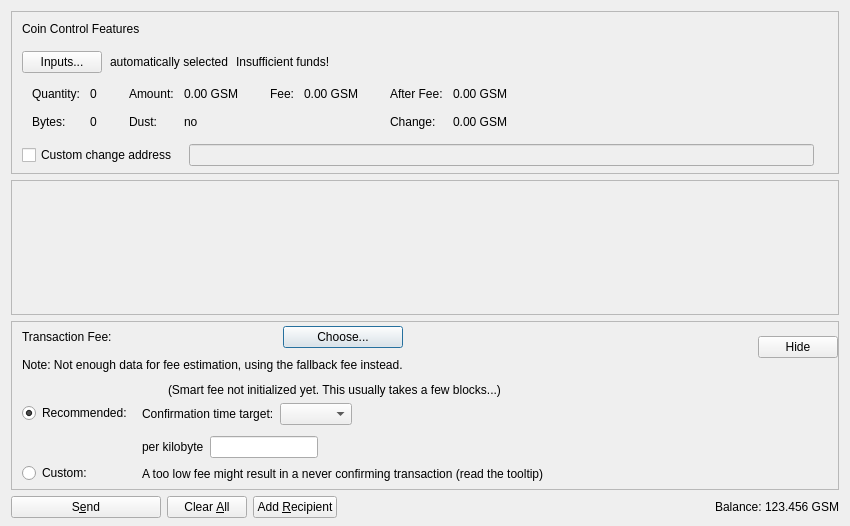
<?xml version="1.0" encoding="UTF-8"?>
<ui version="4.0">
 <class>SendCoinsDialog</class>
 <widget class="QDialog" name="SendCoinsDialog">
  <property name="geometry">
   <rect>
    <x>0</x>
    <y>0</y>
    <width>850</width>
    <height>526</height>
   </rect>
  </property>
  <property name="windowTitle">
   <string>Send Coins</string>
  </property>
  <layout class="QVBoxLayout" name="verticalLayout" stretch="0,1,0,0">
   <property name="bottomMargin">
    <number>8</number>
   </property>
   <item>
    <widget class="QFrame" name="frameCoinControl">
     <property name="sizePolicy">
      <sizepolicy hsizetype="Expanding" vsizetype="Expanding">
       <horstretch>0</horstretch>
       <verstretch>0</verstretch>
      </sizepolicy>
     </property>
     <property name="maximumSize">
      <size>
       <width>16777215</width>
       <height>16777215</height>
      </size>
     </property>
     <property name="frameShape">
      <enum>QFrame::StyledPanel</enum>
     </property>
     <property name="frameShadow">
      <enum>QFrame::Sunken</enum>
     </property>
     <layout class="QVBoxLayout" name="verticalLayoutCoinControl2">
      <property name="spacing">
       <number>0</number>
      </property>
      <property name="leftMargin">
       <number>0</number>
      </property>
      <property name="topMargin">
       <number>0</number>
      </property>
      <property name="rightMargin">
       <number>0</number>
      </property>
      <property name="bottomMargin">
       <number>6</number>
      </property>
      <item>
       <layout class="QVBoxLayout" name="verticalLayoutCoinControl" stretch="0,0,0,0,1">
        <property name="spacing">
         <number>0</number>
        </property>
        <property name="leftMargin">
         <number>10</number>
        </property>
        <property name="topMargin">
         <number>10</number>
        </property>
        <item>
         <layout class="QHBoxLayout" name="horizontalLayoutCoinControl1">
          <property name="bottomMargin">
           <number>15</number>
          </property>
          <item>
           <widget class="QLabel" name="labelCoinControlFeatures">
            <property name="sizePolicy">
             <sizepolicy hsizetype="Preferred" vsizetype="Maximum">
              <horstretch>0</horstretch>
              <verstretch>0</verstretch>
             </sizepolicy>
            </property>
            <property name="text">
             <string>Coin Control Features</string>
            </property>
           </widget>
          </item>
         </layout>
        </item>
        <item>
         <layout class="QHBoxLayout" name="horizontalLayoutCoinControl2" stretch="0,0,0,0">
          <property name="spacing">
           <number>8</number>
          </property>
          <property name="bottomMargin">
           <number>10</number>
          </property>
          <item>
           <widget class="QPushButton" name="pushButtonCoinControl">
            <property name="styleSheet">
             <string notr="true"/>
            </property>
            <property name="text">
             <string>Inputs...</string>
            </property>
            <property name="autoDefault">
             <bool>false</bool>
            </property>
           </widget>
          </item>
          <item>
           <widget class="QLabel" name="labelCoinControlAutomaticallySelected">
            <property name="text">
             <string>automatically selected</string>
            </property>
            <property name="margin">
             <number>5</number>
            </property>
           </widget>
          </item>
          <item>
           <widget class="QLabel" name="labelCoinControlInsuffFunds">
            <property name="text">
             <string>Insufficient funds!</string>
            </property>
            <property name="margin">
             <number>5</number>
            </property>
           </widget>
          </item>
          <item>
           <spacer name="horizontalSpacerCoinControl">
            <property name="orientation">
             <enum>Qt::Horizontal</enum>
            </property>
            <property name="sizeHint" stdset="0">
             <size>
              <width>40</width>
              <height>1</height>
             </size>
            </property>
           </spacer>
          </item>
         </layout>
        </item>
        <item>
         <widget class="QWidget" name="widgetCoinControl" native="true">
          <property name="sizePolicy">
           <sizepolicy hsizetype="Preferred" vsizetype="Preferred">
            <horstretch>0</horstretch>
            <verstretch>0</verstretch>
           </sizepolicy>
          </property>
          <property name="minimumSize">
           <size>
            <width>0</width>
            <height>0</height>
           </size>
          </property>
          <property name="styleSheet">
           <string notr="true"/>
          </property>
          <layout class="QHBoxLayout" name="horizontalLayoutCoinControl5">
           <property name="leftMargin">
            <number>0</number>
           </property>
           <property name="topMargin">
            <number>0</number>
           </property>
           <property name="rightMargin">
            <number>0</number>
           </property>
           <property name="bottomMargin">
            <number>0</number>
           </property>
           <item>
            <layout class="QHBoxLayout" name="horizontalLayoutCoinControl3" stretch="0,0,0,1">
             <property name="spacing">
              <number>20</number>
             </property>
             <property name="topMargin">
              <number>0</number>
             </property>
             <property name="bottomMargin">
              <number>10</number>
             </property>
             <item>
              <layout class="QFormLayout" name="formLayoutCoinControl1">
               <property name="horizontalSpacing">
                <number>10</number>
               </property>
               <property name="verticalSpacing">
                <number>14</number>
               </property>
               <property name="leftMargin">
                <number>10</number>
               </property>
               <property name="topMargin">
                <number>4</number>
               </property>
               <property name="rightMargin">
                <number>6</number>
               </property>
               <item row="0" column="0">
                <widget class="QLabel" name="labelCoinControlQuantityText">
                 <property name="text">
                  <string>Quantity:</string>
                 </property>
                 <property name="margin">
                  <number>0</number>
                 </property>
                </widget>
               </item>
               <item row="0" column="1">
                <widget class="QLabel" name="labelCoinControlQuantity">
                 <property name="cursor">
                  <cursorShape>IBeamCursor</cursorShape>
                 </property>
                 <property name="contextMenuPolicy">
                  <enum>Qt::ActionsContextMenu</enum>
                 </property>
                 <property name="text">
                  <string notr="true">0</string>
                 </property>
                 <property name="margin">
                  <number>0</number>
                 </property>
                 <property name="textInteractionFlags">
                  <set>Qt::LinksAccessibleByMouse|Qt::TextSelectableByKeyboard|Qt::TextSelectableByMouse</set>
                 </property>
                </widget>
               </item>
               <item row="1" column="0">
                <widget class="QLabel" name="labelCoinControlBytesText">
                 <property name="text">
                  <string>Bytes:</string>
                 </property>
                </widget>
               </item>
               <item row="1" column="1">
                <widget class="QLabel" name="labelCoinControlBytes">
                 <property name="cursor">
                  <cursorShape>IBeamCursor</cursorShape>
                 </property>
                 <property name="contextMenuPolicy">
                  <enum>Qt::ActionsContextMenu</enum>
                 </property>
                 <property name="text">
                  <string notr="true">0</string>
                 </property>
                 <property name="textInteractionFlags">
                  <set>Qt::LinksAccessibleByMouse|Qt::TextSelectableByKeyboard|Qt::TextSelectableByMouse</set>
                 </property>
                </widget>
               </item>
              </layout>
             </item>
             <item>
              <layout class="QFormLayout" name="formLayoutCoinControl2">
               <property name="horizontalSpacing">
                <number>10</number>
               </property>
               <property name="verticalSpacing">
                <number>14</number>
               </property>
               <property name="leftMargin">
                <number>6</number>
               </property>
               <property name="topMargin">
                <number>4</number>
               </property>
               <property name="rightMargin">
                <number>6</number>
               </property>
               <item row="0" column="0">
                <widget class="QLabel" name="labelCoinControlAmountText">
                 <property name="text">
                  <string>Amount:</string>
                 </property>
                 <property name="margin">
                  <number>0</number>
                 </property>
                </widget>
               </item>
               <item row="0" column="1">
                <widget class="QLabel" name="labelCoinControlAmount">
                 <property name="cursor">
                  <cursorShape>IBeamCursor</cursorShape>
                 </property>
                 <property name="contextMenuPolicy">
                  <enum>Qt::ActionsContextMenu</enum>
                 </property>
                 <property name="text">
                  <string notr="true">0.00 GSM</string>
                 </property>
                 <property name="textInteractionFlags">
                  <set>Qt::LinksAccessibleByMouse|Qt::TextSelectableByKeyboard|Qt::TextSelectableByMouse</set>
                 </property>
                </widget>
               </item>
               <item row="1" column="0">
                <widget class="QLabel" name="labelCoinControlLowOutputText">
                 <property name="text">
                  <string>Dust:</string>
                 </property>
                </widget>
               </item>
               <item row="1" column="1">
                <widget class="QLabel" name="labelCoinControlLowOutput">
                 <property name="cursor">
                  <cursorShape>IBeamCursor</cursorShape>
                 </property>
                 <property name="contextMenuPolicy">
                  <enum>Qt::ActionsContextMenu</enum>
                 </property>
                 <property name="text">
                  <string notr="true">no</string>
                 </property>
                 <property name="textInteractionFlags">
                  <set>Qt::LinksAccessibleByMouse|Qt::TextSelectableByKeyboard|Qt::TextSelectableByMouse</set>
                 </property>
                </widget>
               </item>
              </layout>
             </item>
             <item>
              <layout class="QFormLayout" name="formLayoutCoinControl3">
               <property name="horizontalSpacing">
                <number>10</number>
               </property>
               <property name="verticalSpacing">
                <number>14</number>
               </property>
               <property name="leftMargin">
                <number>6</number>
               </property>
               <property name="topMargin">
                <number>4</number>
               </property>
               <property name="rightMargin">
                <number>6</number>
               </property>
               <item row="0" column="0">
                <widget class="QLabel" name="labelCoinControlFeeText">
                 <property name="text">
                  <string>Fee:</string>
                 </property>
                 <property name="margin">
                  <number>0</number>
                 </property>
                </widget>
               </item>
               <item row="0" column="1">
                <widget class="QLabel" name="labelCoinControlFee">
                 <property name="cursor">
                  <cursorShape>IBeamCursor</cursorShape>
                 </property>
                 <property name="contextMenuPolicy">
                  <enum>Qt::ActionsContextMenu</enum>
                 </property>
                 <property name="text">
                  <string notr="true">0.00 GSM</string>
                 </property>
                 <property name="textInteractionFlags">
                  <set>Qt::LinksAccessibleByMouse|Qt::TextSelectableByKeyboard|Qt::TextSelectableByMouse</set>
                 </property>
                </widget>
               </item>
              </layout>
             </item>
             <item>
              <layout class="QFormLayout" name="formLayoutCoinControl4">
               <property name="horizontalSpacing">
                <number>10</number>
               </property>
               <property name="verticalSpacing">
                <number>14</number>
               </property>
               <property name="leftMargin">
                <number>6</number>
               </property>
               <property name="topMargin">
                <number>4</number>
               </property>
               <property name="rightMargin">
                <number>6</number>
               </property>
               <item row="0" column="0">
                <widget class="QLabel" name="labelCoinControlAfterFeeText">
                 <property name="text">
                  <string>After Fee:</string>
                 </property>
                 <property name="margin">
                  <number>0</number>
                 </property>
                </widget>
               </item>
               <item row="0" column="1">
                <widget class="QLabel" name="labelCoinControlAfterFee">
                 <property name="cursor">
                  <cursorShape>IBeamCursor</cursorShape>
                 </property>
                 <property name="contextMenuPolicy">
                  <enum>Qt::ActionsContextMenu</enum>
                 </property>
                 <property name="text">
                  <string notr="true">0.00 GSM</string>
                 </property>
                 <property name="textInteractionFlags">
                  <set>Qt::LinksAccessibleByMouse|Qt::TextSelectableByKeyboard|Qt::TextSelectableByMouse</set>
                 </property>
                </widget>
               </item>
               <item row="1" column="0">
                <widget class="QLabel" name="labelCoinControlChangeText">
                 <property name="text">
                  <string>Change:</string>
                 </property>
                </widget>
               </item>
               <item row="1" column="1">
                <widget class="QLabel" name="labelCoinControlChange">
                 <property name="cursor">
                  <cursorShape>IBeamCursor</cursorShape>
                 </property>
                 <property name="contextMenuPolicy">
                  <enum>Qt::ActionsContextMenu</enum>
                 </property>
                 <property name="text">
                  <string notr="true">0.00 GSM</string>
                 </property>
                 <property name="textInteractionFlags">
                  <set>Qt::LinksAccessibleByMouse|Qt::TextSelectableByKeyboard|Qt::TextSelectableByMouse</set>
                 </property>
                </widget>
               </item>
              </layout>
             </item>
            </layout>
           </item>
          </layout>
         </widget>
        </item>
        <item>
         <layout class="QHBoxLayout" name="horizontalLayoutCoinControl4" stretch="0,0,0">
          <property name="spacing">
           <number>12</number>
          </property>
          <property name="sizeConstraint">
           <enum>QLayout::SetDefaultConstraint</enum>
          </property>
          <property name="topMargin">
           <number>5</number>
          </property>
          <property name="rightMargin">
           <number>5</number>
          </property>
          <item>
           <widget class="QCheckBox" name="checkBoxCoinControlChange">
            <property name="toolTip">
             <string>If this is activated, but the change address is empty or invalid, change will be sent to a newly generated address.</string>
            </property>
            <property name="text">
             <string>Custom change address</string>
            </property>
           </widget>
          </item>
          <item>
           <widget class="QValidatedLineEdit" name="lineEditCoinControlChange">
            <property name="enabled">
             <bool>false</bool>
            </property>
            <property name="sizePolicy">
             <sizepolicy hsizetype="Expanding" vsizetype="Fixed">
              <horstretch>0</horstretch>
              <verstretch>0</verstretch>
             </sizepolicy>
            </property>
           </widget>
          </item>
          <item>
           <widget class="QLabel" name="labelCoinControlChangeLabel">
            <property name="sizePolicy">
             <sizepolicy hsizetype="Preferred" vsizetype="Expanding">
              <horstretch>0</horstretch>
              <verstretch>0</verstretch>
             </sizepolicy>
            </property>
            <property name="minimumSize">
             <size>
              <width>0</width>
              <height>0</height>
             </size>
            </property>
            <property name="text">
             <string/>
            </property>
            <property name="margin">
             <number>3</number>
            </property>
           </widget>
          </item>
         </layout>
        </item>
        <item>
         <spacer name="verticalSpacerCoinControl">
          <property name="orientation">
           <enum>Qt::Vertical</enum>
          </property>
          <property name="sizeHint" stdset="0">
           <size>
            <width>800</width>
            <height>1</height>
           </size>
          </property>
         </spacer>
        </item>
       </layout>
      </item>
     </layout>
    </widget>
   </item>
   <item>
    <widget class="QScrollArea" name="scrollArea">
     <property name="widgetResizable">
      <bool>true</bool>
     </property>
     <widget class="QWidget" name="scrollAreaWidgetContents">
      <property name="geometry">
       <rect>
        <x>0</x>
        <y>0</y>
        <width>830</width>
        <height>104</height>
       </rect>
      </property>
      <layout class="QVBoxLayout" name="verticalLayout_2" stretch="0,1">
       <property name="leftMargin">
        <number>0</number>
       </property>
       <property name="topMargin">
        <number>0</number>
       </property>
       <property name="rightMargin">
        <number>0</number>
       </property>
       <property name="bottomMargin">
        <number>0</number>
       </property>
       <item>
        <layout class="QVBoxLayout" name="entries">
         <property name="spacing">
          <number>6</number>
         </property>
        </layout>
       </item>
       <item>
        <spacer name="verticalSpacer">
         <property name="orientation">
          <enum>Qt::Vertical</enum>
         </property>
         <property name="sizeHint" stdset="0">
          <size>
           <width>20</width>
           <height>40</height>
          </size>
         </property>
        </spacer>
       </item>
      </layout>
     </widget>
    </widget>
   </item>
   <item>
    <widget class="QFrame" name="frameFee">
     <property name="sizePolicy">
      <sizepolicy hsizetype="Expanding" vsizetype="Expanding">
       <horstretch>0</horstretch>
       <verstretch>0</verstretch>
      </sizepolicy>
     </property>
     <property name="maximumSize">
      <size>
       <width>16777215</width>
       <height>16777215</height>
      </size>
     </property>
     <property name="frameShape">
      <enum>QFrame::StyledPanel</enum>
     </property>
     <property name="frameShadow">
      <enum>QFrame::Sunken</enum>
     </property>
     <layout class="QVBoxLayout" name="verticalLayoutFee1">
      <property name="spacing">
       <number>0</number>
      </property>
      <property name="leftMargin">
       <number>0</number>
      </property>
      <property name="topMargin">
       <number>0</number>
      </property>
      <property name="rightMargin">
       <number>0</number>
      </property>
      <property name="bottomMargin">
       <number>0</number>
      </property>
      <item>
       <layout class="QVBoxLayout" name="verticalLayoutFee2" stretch="0,0,0">
        <property name="spacing">
         <number>0</number>
        </property>
        <property name="leftMargin">
         <number>10</number>
        </property>
        <property name="topMargin">
         <number>0</number>
        </property>
        <item>
         <layout class="QHBoxLayout" name="horizontalLayoutFee1">
          <property name="bottomMargin">
           <number>0</number>
          </property>
          <item>
           <layout class="QVBoxLayout" name="verticalLayoutFee7">
            <property name="spacing">
             <number>0</number>
            </property>
            <item>
             <spacer name="verticalSpacerSmartFee">
              <property name="orientation">
               <enum>Qt::Vertical</enum>
              </property>
              <property name="sizeType">
               <enum>QSizePolicy::Fixed</enum>
              </property>
              <property name="sizeHint" stdset="0">
               <size>
                <width>1</width>
                <height>4</height>
               </size>
              </property>
             </spacer>
            </item>
            <item>
             <layout class="QHBoxLayout" name="horizontalLayoutSmartFee">
              <property name="spacing">
               <number>10</number>
              </property>
              <item>
               <widget class="QLabel" name="labelFeeHeadline">
                <property name="sizePolicy">
                 <sizepolicy hsizetype="Preferred" vsizetype="Maximum">
                  <horstretch>0</horstretch>
                  <verstretch>0</verstretch>
                 </sizepolicy>
                </property>
                <property name="text">
                 <string>Transaction Fee:</string>
                </property>
               </widget>
              </item>
              <item>
               <widget class="QLabel" name="labelFeeMinimized">
                <property name="text">
                 <string/>
                </property>
               </widget>
              </item>
              <item>
               <widget class="QPushButton" name="buttonChooseFee">
                <property name="text">
                 <string>Choose...</string>
                </property>
               </widget>
              </item>
             </layout>
            </item>
            <item>
             <spacer name="verticalSpacer_7">
              <property name="orientation">
               <enum>Qt::Vertical</enum>
              </property>
              <property name="sizeHint" stdset="0">
               <size>
                <width>1</width>
                <height>10</height>
               </size>
              </property>
             </spacer>
            </item>
            <item>
             <widget class="QLabel" name="fallbackFeeWarningLabel">
              <property name="toolTip">
               <string>Using the fallbackfee can result in sending a transaction that will take several hours or days (or never) to confirm. Consider choosing your fee manually or wait until you have validated the complete chain.</string>
              </property>
              <property name="text">
               <string>Note: Not enough data for fee estimation, using the fallback fee instead.</string>
              </property>
              <property name="wordWrap">
               <bool>false</bool>
              </property>
             </widget>
            </item>
            <item>
             <spacer name="verticalSpacer_5">
              <property name="orientation">
               <enum>Qt::Vertical</enum>
              </property>
              <property name="sizeHint" stdset="0">
               <size>
                <width>1</width>
                <height>1</height>
               </size>
              </property>
             </spacer>
            </item>
           </layout>
          </item>
          <item>
           <spacer name="horizontalSpacer_4">
            <property name="orientation">
             <enum>Qt::Horizontal</enum>
            </property>
            <property name="sizeHint" stdset="0">
             <size>
              <width>1</width>
              <height>1</height>
             </size>
            </property>
           </spacer>
          </item>
          <item>
           <widget class="QPushButton" name="buttonMinimizeFee">
            <property name="toolTip">
             <string>Hide transaction fee settings</string>
            </property>
            <property name="text">
             <string>Hide</string>
            </property>
           </widget>
          </item>
         </layout>
        </item>
        <item>
         <widget class="QFrame" name="frameFeeSelection">
          <layout class="QVBoxLayout" name="verticalLayoutFee12">
           <property name="spacing">
            <number>0</number>
           </property>
           <property name="leftMargin">
            <number>0</number>
           </property>
           <property name="topMargin">
            <number>0</number>
           </property>
           <property name="rightMargin">
            <number>0</number>
           </property>
           <property name="bottomMargin">
            <number>0</number>
           </property>
           <item>
            <layout class="QGridLayout" name="gridLayoutFee">
             <property name="topMargin">
              <number>10</number>
             </property>
             <property name="bottomMargin">
              <number>4</number>
             </property>
             <property name="horizontalSpacing">
              <number>10</number>
             </property>
             <property name="verticalSpacing">
              <number>4</number>
             </property>
             <item row="1" column="1">
              <layout class="QVBoxLayout" name="verticalLayoutFee8">
               <property name="spacing">
                <number>6</number>
               </property>
               <property name="topMargin">
                <number>3</number>
               </property>
               <item>
                <layout class="QHBoxLayout" name="horizontalLayoutFee13" stretch="0,0,1">
                 <item>
                  <widget class="QLabel" name="labelCustomPerKilobyte">
                   <property name="toolTip">
                    <string>If the custom fee is set to 1000 GymnasiumS and the transaction is only 250 bytes, then &quot;per kilobyte&quot; only pays 250 GymnasiumS in fee,&lt;br /&gt;while &quot;at least&quot; pays 1000 GymnasiumS. For transactions bigger than a kilobyte both pay by kilobyte.</string>
                   </property>
                   <property name="text">
                    <string>per kilobyte</string>
                   </property>
                  </widget>
                 </item>
                 <item>
                  <widget class="BitcoinAmountField" name="customFee"/>
                 </item>
                 <item>
                  <spacer name="horizontalSpacer_6">
                   <property name="orientation">
                    <enum>Qt::Horizontal</enum>
                   </property>
                   <property name="sizeHint" stdset="0">
                    <size>
                     <width>1</width>
                     <height>1</height>
                    </size>
                   </property>
                  </spacer>
                 </item>
                </layout>
               </item>
               <item>
                <layout class="QHBoxLayout" name="horizontalLayoutFee8">
                 <item>
                  <widget class="QLabel" name="labelCustomFeeWarning">
                   <property name="enabled">
                    <bool>true</bool>
                   </property>
                   <property name="toolTip">
                    <string>When there is less transaction volume than space in the blocks, miners as well as relaying nodes may enforce a minimum fee. Paying only this minimum fee is just fine, but be aware that this can result in a never confirming transaction once there is more demand for gymnasium transactions than the network can process.</string>
                   </property>
                   <property name="text">
                    <string>A too low fee might result in a never confirming transaction (read the tooltip)</string>
                   </property>
                  </widget>
                 </item>
                 <item>
                  <spacer name="horizontalSpacer_2">
                   <property name="orientation">
                    <enum>Qt::Horizontal</enum>
                   </property>
                   <property name="sizeHint" stdset="0">
                    <size>
                     <width>1</width>
                     <height>1</height>
                    </size>
                   </property>
                  </spacer>
                 </item>
                </layout>
               </item>
              </layout>
             </item>
             <item row="0" column="0">
              <layout class="QVBoxLayout" name="verticalLayoutFee4" stretch="0,1">
               <property name="topMargin">
                <number>20</number>
               </property>
               <property name="bottomMargin">
                <number>3</number>
               </property>
               <item>
                <widget class="QRadioButton" name="radioSmartFee">
                 <property name="text">
                  <string>Recommended:</string>
                 </property>
                 <property name="checked">
                  <bool>true</bool>
                 </property>
                 <attribute name="buttonGroup">
                  <string notr="true">groupFee</string>
                 </attribute>
                </widget>
               </item>
               <item>
                <spacer name="verticalSpacer_2">
                 <property name="orientation">
                  <enum>Qt::Vertical</enum>
                 </property>
                 <property name="sizeHint" stdset="0">
                  <size>
                   <width>1</width>
                   <height>1</height>
                  </size>
                 </property>
                </spacer>
               </item>
              </layout>
             </item>
             <item row="1" column="0">
              <layout class="QVBoxLayout" name="verticalLayoutFee9" stretch="0,1">
               <property name="topMargin">
                <number>30</number>
               </property>
               <item>
                <widget class="QRadioButton" name="radioCustomFee">
                 <property name="text">
                  <string>Custom:</string>
                 </property>
                 <attribute name="buttonGroup">
                  <string notr="true">groupFee</string>
                 </attribute>
                </widget>
               </item>
               <item>
                <spacer name="verticalSpacer_6">
                 <property name="orientation">
                  <enum>Qt::Vertical</enum>
                 </property>
                 <property name="sizeHint" stdset="0">
                  <size>
                   <width>1</width>
                   <height>1</height>
                  </size>
                 </property>
                </spacer>
               </item>
              </layout>
             </item>
             <item row="0" column="1">
              <layout class="QVBoxLayout" name="verticalLayoutFee3" stretch="0,0,1">
               <property name="spacing">
                <number>6</number>
               </property>
               <property name="topMargin">
                <number>0</number>
               </property>
               <property name="bottomMargin">
                <number>3</number>
               </property>
               <item>
                <layout class="QHBoxLayout" name="horizontalLayoutFee12">
                 <item>
                  <widget class="QLabel" name="labelSmartFee">
                   <property name="text">
                    <string/>
                   </property>
                  </widget>
                 </item>
                 <item>
                  <widget class="QLabel" name="labelFeeEstimation">
                   <property name="text">
                    <string/>
                   </property>
                  </widget>
                 </item>
                 <item>
                  <widget class="QLabel" name="labelSmartFee2">
                   <property name="text">
                    <string>(Smart fee not initialized yet. This usually takes a few blocks...)</string>
                   </property>
                  </widget>
                 </item>
                 <item>
                  <spacer name="horizontalSpacer_5">
                   <property name="orientation">
                    <enum>Qt::Horizontal</enum>
                   </property>
                   <property name="sizeHint" stdset="0">
                    <size>
                     <width>1</width>
                     <height>1</height>
                    </size>
                   </property>
                  </spacer>
                 </item>
                </layout>
               </item>
               <item>
                <layout class="QHBoxLayout" name="horizontalLayoutFee9">
                 <item>
                  <layout class="QVBoxLayout" name="verticalLayoutFee6">
                   <item>
                    <widget class="QLabel" name="labelSmartFee3">
                     <property name="text">
                      <string>Confirmation time target:</string>
                     </property>
                    </widget>
                   </item>
                  </layout>
                 </item>
                 <item>
                  <layout class="QVBoxLayout" name="verticalLayoutFee5">
                   <property name="rightMargin">
                    <number>30</number>
                   </property>
                   <item>
                    <layout class="QHBoxLayout" name="horizontalLayoutConfTarget">
                     <property name="bottomMargin">
                      <number>0</number>
                     </property>
                     <item>
                      <widget class="QComboBox" name="confTargetSelector"/>
                     </item>
                     <item>
                      <spacer name="horizontalSpacerConfTarget">
                       <property name="orientation">
                        <enum>Qt::Horizontal</enum>
                       </property>
                       <property name="sizeHint" stdset="0">
                        <size>
                         <width>40</width>
                         <height>20</height>
                        </size>
                       </property>
                      </spacer>
                     </item>
                    </layout>
                   </item>
                  </layout>
                 </item>
                </layout>
               </item>
               <item>
                <spacer name="verticalSpacer_4">
                 <property name="orientation">
                  <enum>Qt::Vertical</enum>
                 </property>
                 <property name="sizeHint" stdset="0">
                  <size>
                   <width>1</width>
                   <height>1</height>
                  </size>
                 </property>
                </spacer>
               </item>
              </layout>
             </item>
            </layout>
           </item>
          </layout>
         </widget>
        </item>
        <item>
         <spacer name="verticalSpacerFee">
          <property name="orientation">
           <enum>Qt::Vertical</enum>
          </property>
          <property name="sizeHint" stdset="0">
           <size>
            <width>800</width>
            <height>1</height>
           </size>
          </property>
         </spacer>
        </item>
       </layout>
      </item>
     </layout>
    </widget>
   </item>
   <item>
    <layout class="QHBoxLayout" name="horizontalLayout">
     <item>
      <widget class="QPushButton" name="sendButton">
       <property name="minimumSize">
        <size>
         <width>150</width>
         <height>0</height>
        </size>
       </property>
       <property name="toolTip">
        <string>Confirm the send action</string>
       </property>
       <property name="text">
        <string>S&amp;end</string>
       </property>
       <property name="autoDefault">
        <bool>false</bool>
       </property>
       <property name="default">
        <bool>false</bool>
       </property>
      </widget>
     </item>
     <item>
      <widget class="QPushButton" name="clearButton">
       <property name="sizePolicy">
        <sizepolicy hsizetype="Minimum" vsizetype="Fixed">
         <horstretch>0</horstretch>
         <verstretch>0</verstretch>
        </sizepolicy>
       </property>
       <property name="toolTip">
        <string>Clear all fields of the form.</string>
       </property>
       <property name="text">
        <string>Clear &amp;All</string>
       </property>
       <property name="autoDefault">
        <bool>false</bool>
       </property>
      </widget>
     </item>
     <item>
      <widget class="QPushButton" name="addButton">
       <property name="toolTip">
        <string>Send to multiple recipients at once</string>
       </property>
       <property name="text">
        <string>Add &amp;Recipient</string>
       </property>
       <property name="autoDefault">
        <bool>false</bool>
       </property>
      </widget>
     </item>
     <item>
      <spacer name="horizontalSpacer">
       <property name="orientation">
        <enum>Qt::Horizontal</enum>
       </property>
       <property name="sizeHint" stdset="0">
        <size>
         <width>40</width>
         <height>20</height>
        </size>
       </property>
      </spacer>
     </item>
     <item>
      <layout class="QHBoxLayout" name="horizontalLayout_2">
       <property name="spacing">
        <number>3</number>
       </property>
       <item>
        <widget class="QLabel" name="labelBalanceName">
         <property name="text">
          <string>Balance:</string>
         </property>
        </widget>
       </item>
       <item>
        <widget class="QLabel" name="labelBalance">
         <property name="sizePolicy">
          <sizepolicy hsizetype="Preferred" vsizetype="Preferred">
           <horstretch>0</horstretch>
           <verstretch>0</verstretch>
          </sizepolicy>
         </property>
         <property name="cursor">
          <cursorShape>IBeamCursor</cursorShape>
         </property>
         <property name="text">
          <string notr="true">123.456 GSM</string>
         </property>
         <property name="textInteractionFlags">
          <set>Qt::LinksAccessibleByMouse|Qt::TextSelectableByKeyboard|Qt::TextSelectableByMouse</set>
         </property>
        </widget>
       </item>
      </layout>
     </item>
    </layout>
   </item>
  </layout>
 </widget>
 <customwidgets>
  <customwidget>
   <class>QValidatedLineEdit</class>
   <extends>QLineEdit</extends>
   <header>qt/qvalidatedlineedit.h</header>
  </customwidget>
  <customwidget>
   <class>BitcoinAmountField</class>
   <extends>QLineEdit</extends>
   <header>qt/bitcoinamountfield.h</header>
   <container>1</container>
  </customwidget>
 </customwidgets>
 <resources>
  <include location="../gymnasium.qrc"/>
 </resources>
 <connections/>
 <buttongroups>
  <buttongroup name="groupFee"/>
 </buttongroups>
</ui>
